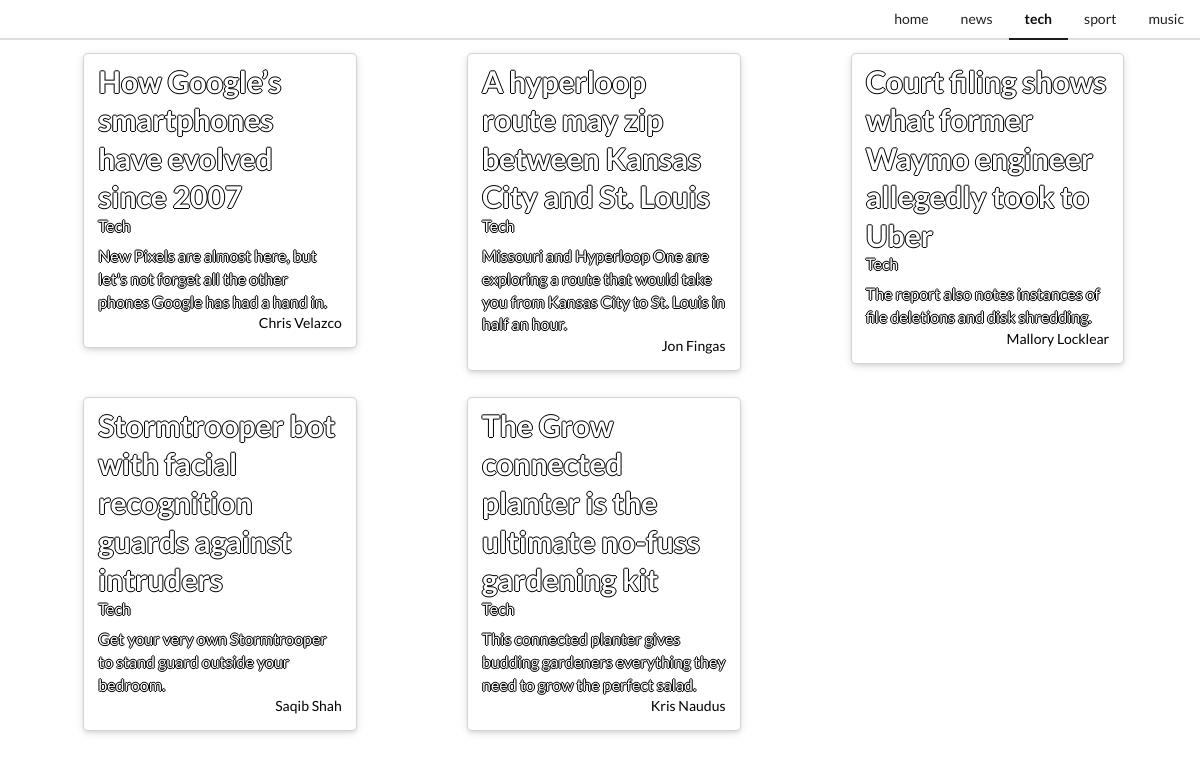
Page /tech/ on the earlier database version.
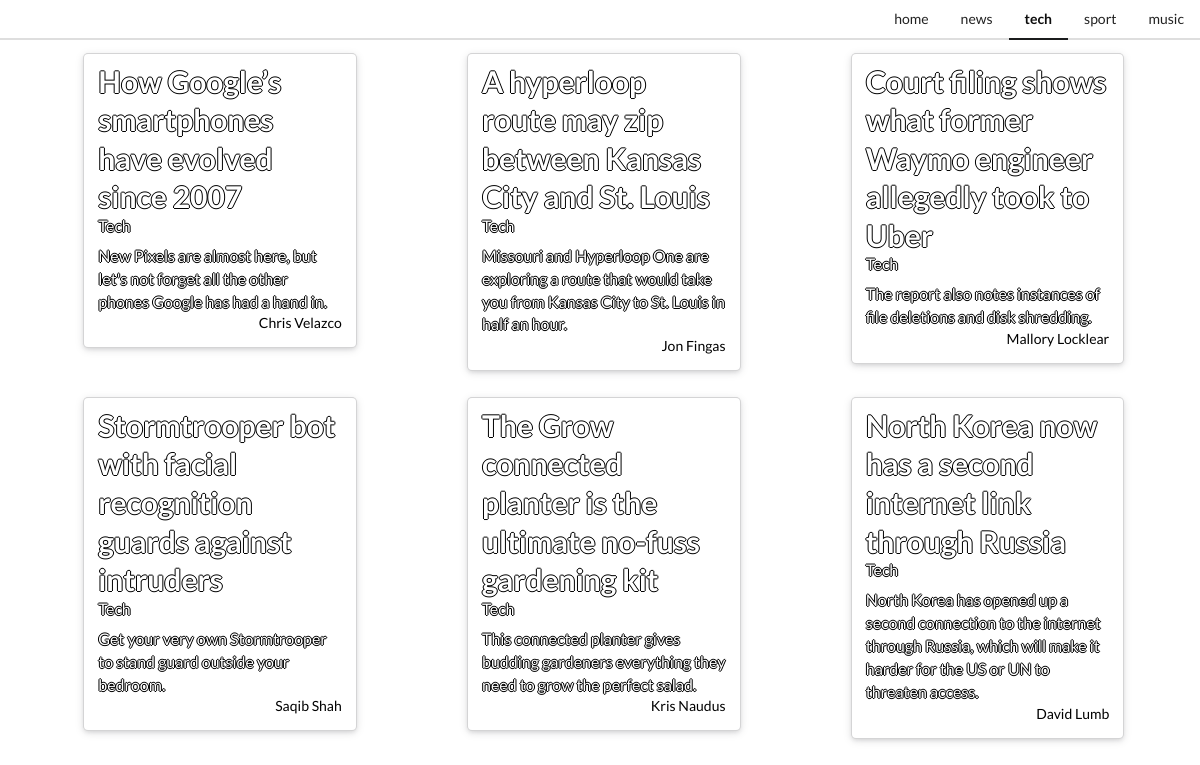
Same page on the later database version.
### news_explorer/models.py (models this page shows, shortened)
class Article(models.Model):
    author = models.CharField(max_length=50)
    title = models.CharField(max_length=100)
    description = models.CharField(max_length=200)
    url = models.URLField(max_length=200, unique=True)
    url_to_image = models.URLField(max_length=200)
    publish_date = models.DateTimeField(null=True)
    tag = models.CharField(default='bbc-news', max_length=20)

### news_explorer/views.py (the view)
# urls.py: url(r'^tech/', views.tech_page),
def tech_page(request):
    articles = Article.objects.filter(tag='tech')
    context = {
        'articles': articles,
        'page': 'tech'
    }
    return render(request, 'news_explorer/default.html', context)

### news_explorer/templates/news_explorer/default.html (shortened to what this page needs)
<!DOCTYPE html>
<html>
<head>
    {% load static %}
    <link rel="stylesheet" type="text/css" href="{% static "src/css/style.css" %}">
    <link rel="stylesheet" type="text/css" href="{% static "src/css/semantic.min.css" %}">
</head>
<body>
<div class="ui secondary pointing stackable menu">
    <div class="right menu">
        <a class="item {% if page == 'home' %} active {% endif %}" href="/">
            home
        </a>
        <a class="item {% if page == 'news' %} active {% endif %}" href="/news/">
            news
        </a>
        <a class="item {% if page == 'tech' %} active {% endif %}" href="/tech/">
            tech
        </a>
        <a class="item {% if page == 'sport' %} active {% endif %}" href="/sport/">
            sport
        </a>
        <a class="item {% if page == 'music' %} active {% endif %}" href="/music/">
            music
        </a>
    </div>
</div>
<div class="ui stackable grid">
    {% for article in articles %}
        <div class="five wide column news-article">
            <div class="ui raised link card">
                <a class="content" href="{{ article.url }}"
                   style="
                           background-image: url('{{ article.url_to_image }}');
                           background-size: 110%;
                           background-size: cover;
                           background-position: center;">
                    <div class="header article-text-header article-text-color">{{ article.title }}</div>
                    <div class="meta">
                        <span class="category article-text-category article-text-color">
                            {% if article.tag == 'tech' %} Tech {% endif %}
                        </span>
                    </div>
                    <div class="description article-text-main article-text-color">
                        <p>{{ article.description }}</p>
                    </div>
                    <div class="extra content">
                        <div class="right floated author article-text-source">
                            {{ article.author }}
                        </div>
                    </div>
                </a>
            </div>
        </div>
    {% endfor %}
</div>
</body>
</html>

Differences in the rows shown:
added Article: title "North Korea now has a second internet link through Russia", tag "Tech", description "North Korea has opened up a second connection to the internet through Russia, which will make it harder for the US or UN to threaten access.", author "David Lumb"
